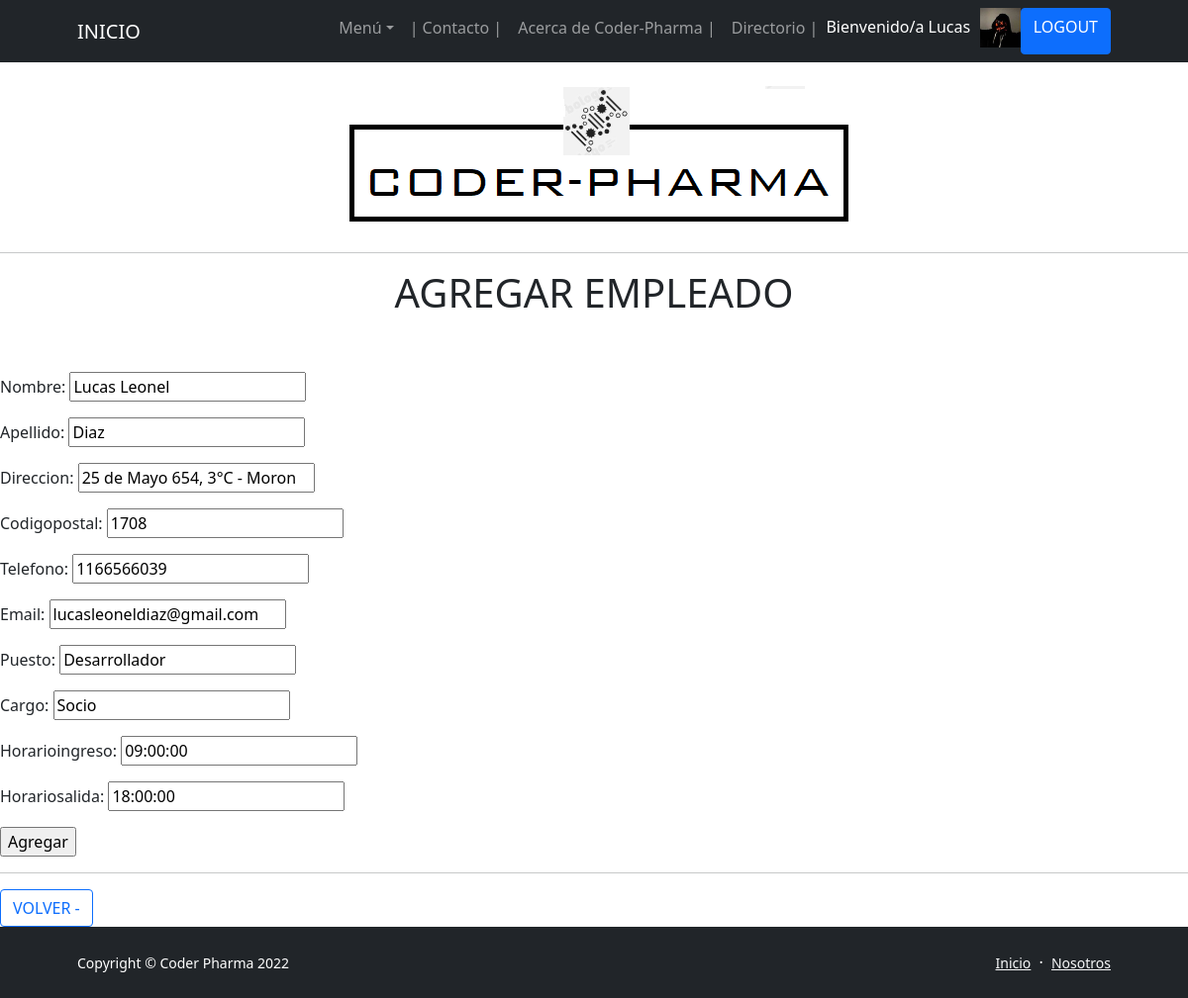
/App-Drogueria/EditaEmpleado/4 (signed in), run on the app's committed database.
### App_DROGUERIA/models.py (models this page shows, shortened)
class EMPLEADO(models.Model):
    nombre = models.CharField(max_length=50)
    apellido = models.CharField(max_length=50)
    direccion = models.CharField(max_length=50)
    codigoPostal = models.IntegerField()
    telefono = models.CharField(max_length=50)
    eMail = models.EmailField(max_length=50)
    puesto = models.CharField(max_length=50)
    cargo = models.CharField(max_length=50)
    horarioIngreso = models.TimeField()
    horarioSalida = models.TimeField()

### App_DROGUERIA/views.py (the view, shortened to what this page needs)
# urls.py: path('EditaEmpleado/<empleado_id>', EditaEmpleado, name = "06_EditaEmpleado"),
@login_required
def EditaEmpleado(request, empleado_id):
    empleado = EMPLEADO.objects.get(id=empleado_id)
    formulario = CreaEmpleado(initial={
                            'nombre':empleado.nombre,
                            'apellido':empleado.apellido,
                            'direccion':empleado.direccion,
                            'codigoPostal':empleado.codigoPostal,
                            'telefono':empleado.telefono,
                            'eMail':empleado.eMail,
                            'puesto':empleado.puesto,
                            'cargo':empleado.cargo,
                            'horarioIngreso':empleado.horarioIngreso,
                            'horarioSalida':empleado.horarioSalida,
                            })
    try:
            avatar = Avatar.objects.get(usuario = request.user.id)
            return render(request, "06 - AgregaEmpleado.html", {"form":formulario, "url": avatar.imagen.url})
    except:
        return render(request,"06 - AgregaEmpleado.html", {"form":formulario})

### App_DROGUERIA/forms.py
class CreaEmpleado(forms.Form):
    nombre = forms.CharField(max_length=50)
    apellido = forms.CharField(max_length=50)
    direccion = forms.CharField(max_length=50)
    codigoPostal = forms.IntegerField()
    telefono = forms.CharField(max_length=50)
    eMail = forms.EmailField(max_length=50)
    puesto = forms.CharField(max_length=50)
    cargo = forms.CharField(max_length=50)
    horarioIngreso = forms.TimeField()
    horarioSalida = forms.TimeField()

### App_DROGUERIA/Templates/06 - AgregaEmpleado.html (shortened to what this page needs)
{% extends '00 - ORIGEN (b).html' %}
{% load static %}
{% block blockname %}
<body>
    <br>
    <p class="text-center"><img class="img-fluid rounded mb-5 mb-lg-0" src="http://127.0.0.1:8000/media/imagenes/Membrete_Coder-Pharma.png" alt="..." /></p>
    <hr>
    <h1 class="text-center">AGREGAR EMPLEADO</h1>
    <br>
    <br>
    <form action="" method="POST">
        {{form.as_p}}
       <input type="submit" value="Agregar">
    </form>
    <hr>
            <a href="{% url '06_Empleados' %}" class="btn btn-outline-primary" disabled> VOLVER - </a>
    <br>
</body>
</html>
{% endblock blockname %}

### App_DROGUERIA/Templates/00 - ORIGEN (b).html (shortened to what this page needs)
<!DOCTYPE html>
<html lang="es">
    <head>
        {% load static %}
        <link href="https://cdn.jsdelivr.net/npm/bootstrap-icons@1.5.0/font/bootstrap-icons.css" rel="stylesheet" />
        <link href="{% static 'css/styles.css' %}" rel="stylesheet" />
        <link href="css/styles.css" rel="stylesheet" />
    </head>
    <body class="d-flex flex-column h-100">
        <main class="flex-shrink-0">
            <nav class="navbar navbar-expand-lg navbar-dark bg-dark">
                <div class="container px-5">
                    <a class="navbar-brand" href="{% url '01_Inicio' %}">INICIO</a>
                    <div class="collapse navbar-collapse" id="navbarSupportedContent">
                        <ul class="navbar-nav ms-auto mb-2 mb-lg-0">
                            <li class="nav-item dropdown">
                                <a class="nav-link dropdown-toggle" id="navbarDropdownBlog" href="#" role="button" data-bs-toggle="dropdown" aria-expanded="false">Menú</a>
                            </li>
                            <li class="nav-item"><a class="nav-link" href="{% url '09_Contacto' %}"> | Contacto | </a></li>
                            <li class="nav-item"><a class="nav-link" href="{% url '04_AcercadeCoderPharma' %}">Acerca de Coder-Pharma | </a></li>
                            <li class="nav-item"><a class="nav-link" href="{% url '05_Directorio' %}">Directorio | </a></li>
                            {% if user.is_authenticated %}
                                <p style="color: rgb(255, 255, 255); text-decoration: none; margin-right: 10px; margin-top: 7px;">Bienvenido/a {{user.username}}  </p>
                                <img src="{{ url }}" height="40px" alt="Avatar">
                                <li class="btn btn-primary" disabled ><a style="color: rgb(255, 255, 255); text-decoration: none" href="{% url '11_Logout' %}">LOGOUT</a></li>
                            {% else %}
                                <li class="btn btn-primary" disabled ><a style="color: rgb(255, 255, 255); text-decoration: none" href="{% url '09_Login' %}">LOGIN</a></li>
                            {% endif %}
                        </ul>
                    </div>
                </div>
            </nav>
            {% block blockname %}
            {% endblock blockname %}
        <footer class="bg-dark py-4 mt-auto">
            <div class="container px-5">
                <div class="row align-items-center justify-content-between flex-column flex-sm-row">
                    <div class="col-auto"><div class="small m-0 text-white">Copyright &copy; Coder Pharma 2022</div></div>
                    <div class="col-auto">
                        <a class="link-light small" href="{% url '01_Inicio' %}">Inicio</a>
                        <span class="text-white mx-1">&middot;</span>
                        <a class="link-light small" href="{% url '05_Directorio' %}">Nosotros</a>
                    </div>
                </div>
            </div>
        </footer>
    </body>
</html>

### data on the page
EMPLEADO: nombre "Lucas Leonel", apellido "Diaz", direccion "25 de Mayo 654, 3°C - Moron", codigoPostal "1708", telefono "1166566039", eMail "lucasleoneldiaz@gmail.com", puesto "Desarrollador", cargo "Socio", horarioIngreso "09:00:00", horarioSalida "18:00:00"

### other printed values
{{ user.username }} "Lucas"
